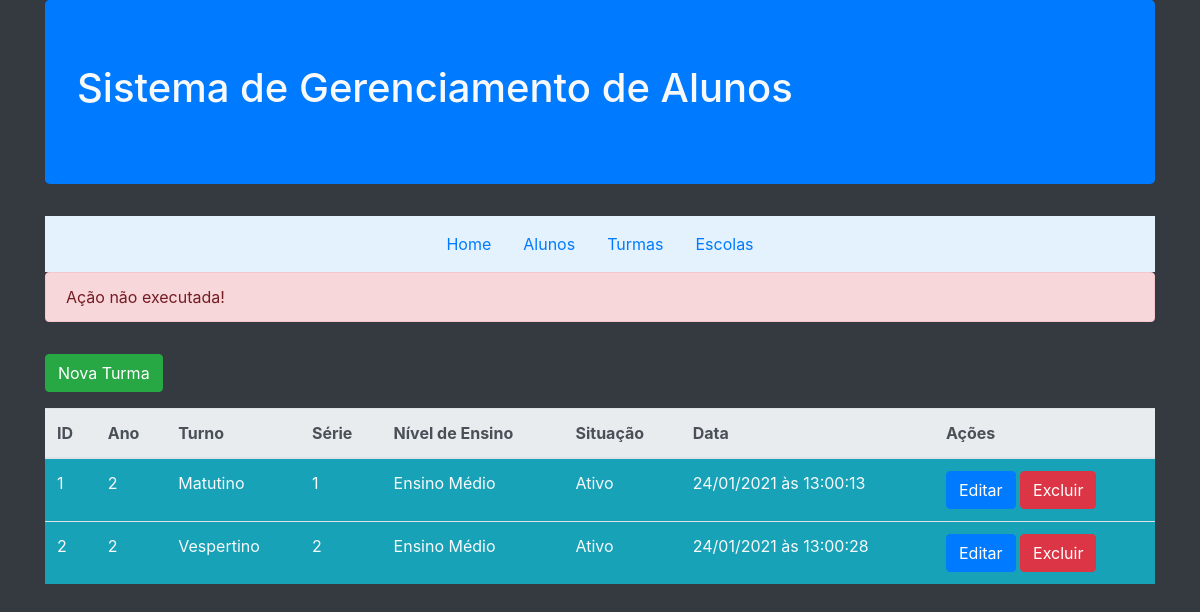
Page /turmas.php?status=error on the committed database.
### tables this page shows
CREATE TABLE `turma` (
  `id_turma` int(11) NOT NULL,
  `turno` varchar(20) DEFAULT NULL,
  `nivelEnsino` varchar(50) DEFAULT NULL,
  `ano` varchar(20) DEFAULT NULL,
  `serie` varchar(20) DEFAULT NULL,
  `data` timestamp NOT NULL DEFAULT current_timestamp() ON UPDATE current_timestamp(),
  `situacao` enum('s','n') NOT NULL
);

### turmas.php (called while the page is built, shortened)
<?php
$turmas = Turma::getTurmas();
include __DIR__ . '/includes/header.php';
include __DIR__ . '/includes/listagem-turmas.php';
include __DIR__ . '/includes/footer.php';
?>

### app/Db/Database.php (called while the page is built, shortened)
<?php
class Database{
  private $table;
  private $connection;
  public function __construct($table = null){
    $this->table = $table;
  }
  private function setConnection(){
    try{
      $this->connection = new PDO('mysql:host='.self::HOST.';dbname='.self::NAME,self::USER,self::PASS);
      $this->connection->setAttribute(PDO::ATTR_ERRMODE,PDO::ERRMODE_EXCEPTION);
    }catch(PDOException $e){
      die('ERROR: '.$e->getMessage());
    }
  }
  public function execute($query,$params = []){
    try{
      $statement = $this->connection->prepare($query);
      $statement->execute($params);
      return $statement;
    }catch(PDOException $e){
      die('ERROR: '.$e->getMessage());
    }
  }
  public function select($where = null, $order = null, $limit = null, $fields = '*'){
    $where = strlen($where) ? 'WHERE '.$where : '';
    $order = strlen($order) ? 'ORDER BY '.$order : '';
    $limit = strlen($limit) ? 'LIMIT '.$limit : '';
    $query = 'SELECT '.$fields.' FROM '.$this->table.' '.$where.' '.$order.' '.$limit;
    return $this->execute($query);
  }
}

### app/Entity/Turma.php (called while the page is built, shortened)
<?php
class Turma{
  public static function getTurmas($where = null, $order = null, $limit = null){
    return (new Database('turma'))->select($where,$order,$limit)
                                  ->fetchAll(PDO::FETCH_CLASS,self::class);
  }
}

### includes/listagem-turmas.php (the view, shortened to what this page needs)
<?php
$mensagem = '';
if (isset($_GET['status'])) {
    switch ($_GET['status']) {
        case 'error':
            $mensagem = '<div class="alert alert-danger">Ação não executada!</div>';
            break;
    }
}
$resultados = '';
foreach ($turmas as $turma) {
    $resultados .= '<tr>
                        <td>' . $turma->id_turma . '</td>
                        <td>' . $turma->ano . '</td>
                        <td>' . $turma->turno . '</td>
                        <td>' . $turma->serie . '</td>
                        <td>' . $turma->nivelEnsino . '</td>
                        <td>' . ($turma->situacao == 's' ? 'Ativo' : 'Inativo') . '</td>
                        <td>' . date('d/m/Y à\s H:i:s', strtotime($turma->data)) . '</td>
                        <td>
                          <a href="edit-turma.php?id=' . $turma->id_turma . '"><button type="button" class="btn btn-primary">Editar</button></a>
                          <a href="delet-turma.php?id=' . $turma->id_turma . '"><button type="button" class="btn btn-danger">Excluir</button></a>
                        </td>
                      </tr>';
}
$resultados = strlen($resultados) ? $resultados : '<tr>
                                                    <td colspan="6" class="text-center">
                                                        Nenhuma turma encontrada!
                                                    </td>
                                                    </tr>';
?>
<main>
    <?= $mensagem ?>
    <section>
        <a href="cad-turma.php">
            <button class="btn btn-success mt-3">Nova Turma</button>
        </a>
    </section>
    <section>
        <table class="table table-responsive-lg bg-light mt-3">
            <thead class="thead-light">
                <tr>
                    <th>ID</th>
                    <th>Ano</th>
                    <th>Turno</th>
                    <th>Série</th>
                    <th>Nível de Ensino</th>
                    <th>Situação</th>
                    <th>Data</th>
                    <th>Ações</th>
                </tr>
            </thead>
            <tbody class="bg-info">
                <?= $resultados ?>
            </tbody>
        </table>
    </section>
</main>

### rows in the picture
turma: id_turma "1", ano "2", turno "Matutino", serie "1", nivelEnsino "Ensino Médio", situacao "Ativo", data "24/01/2021 às 13:00:13"
turma: id_turma "2", ano "2", turno "Vespertino", serie "2", nivelEnsino "Ensino Médio", situacao "Ativo", data "24/01/2021 às 13:00:28"
